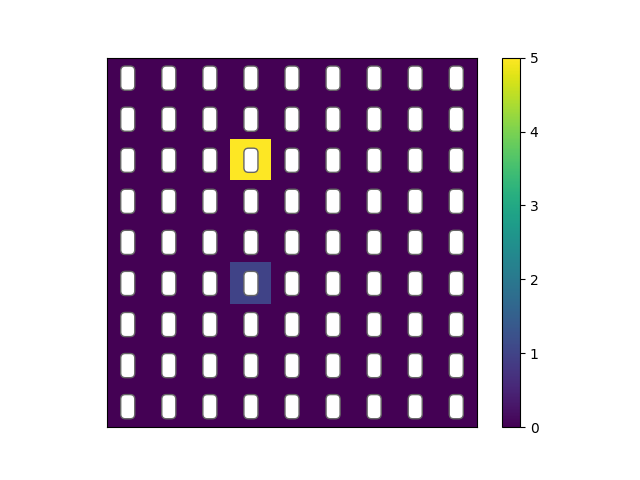
#> input picture Figure/2019-11-16/-20.0000/0233.png, 640 x 480 px; its folder holds 3 pictures in this run
$ python experiment.py
#> lines starting #> are read from the running program, lines starting #| are printed output that depends on the picture
import glob
from PIL import Image


fp_in = "./Figure/2019-11-16/-20.0000/*.png"
fp_out = "./image.gif"

print(glob.glob(fp_in))
img, *imgs = [Image.open(f) for f in sorted(glob.glob(fp_in))]
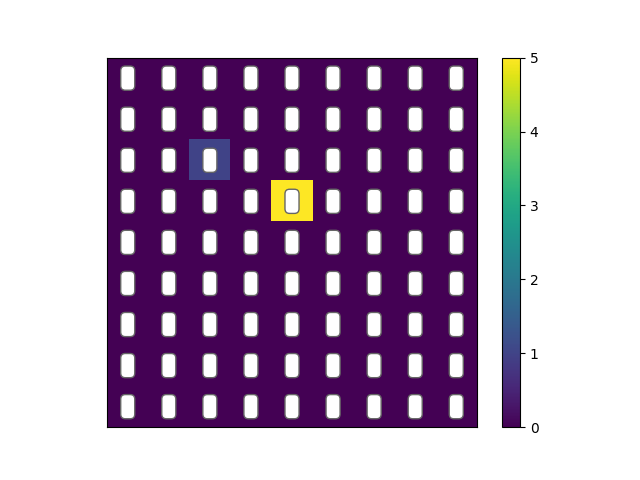
#> input picture Figure/2019-11-16/-20.0000/0305.png, 640 x 480 px
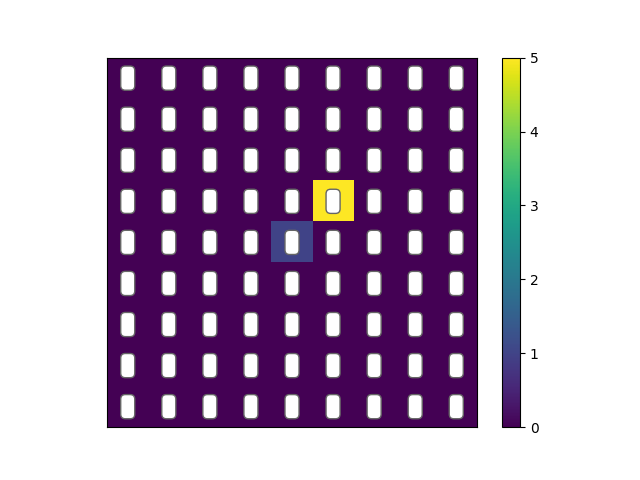
#> input picture Figure/2019-11-16/-20.0000/0356.png, 640 x 480 px
#> img is the input picture: PIL image 640x480 RGBA; mean R, G, B, A 182, 160.6, 187.3, 255
#> imgs = 2 items
img.save(fp=fp_out, format='GIF', append_images=imgs,save_all=True, duration=200, loop=0)
